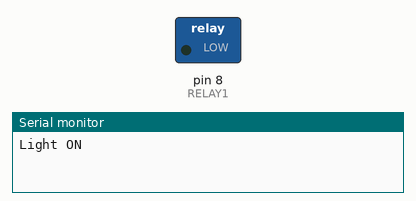
This sketch was run on a simulated Arduino Uno, built with avr-gcc and run on an emulated ATmega328P. Shown: switched loads named in the sketch (green lamp = pin HIGH), the last lines printed to the serial monitor.

Above: at 1.0 s.
At 3.0 s:
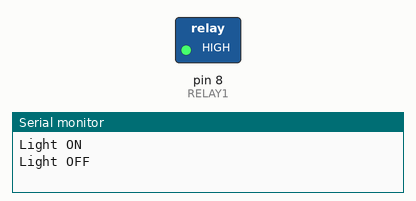
Timing chart, 0 to 5.2 s (numbered marks = the images above):
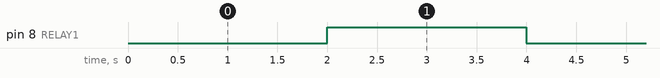

The sketch:

RELAY.ino
```cpp
#define RELAY1 8

void setup() {
  // put your setup code here, to run once:
  Serial.begin(9600);
  pinMode(RELAY1, OUTPUT);
  digitalWrite(RELAY1,LOW);

}

void loop() {
  // put your main code here, to run repeatedly:

  digitalWrite(RELAY1,LOW);
  Serial.println("Light ON");

  delay(2000);

  digitalWrite(RELAY1, HIGH);
  Serial.println("Light OFF");
  delay(2000);

}
```

Measured:
- by itself, pin 8 (RELAY1): alternates HIGH for 2.0 s and LOW for 2.0 s
